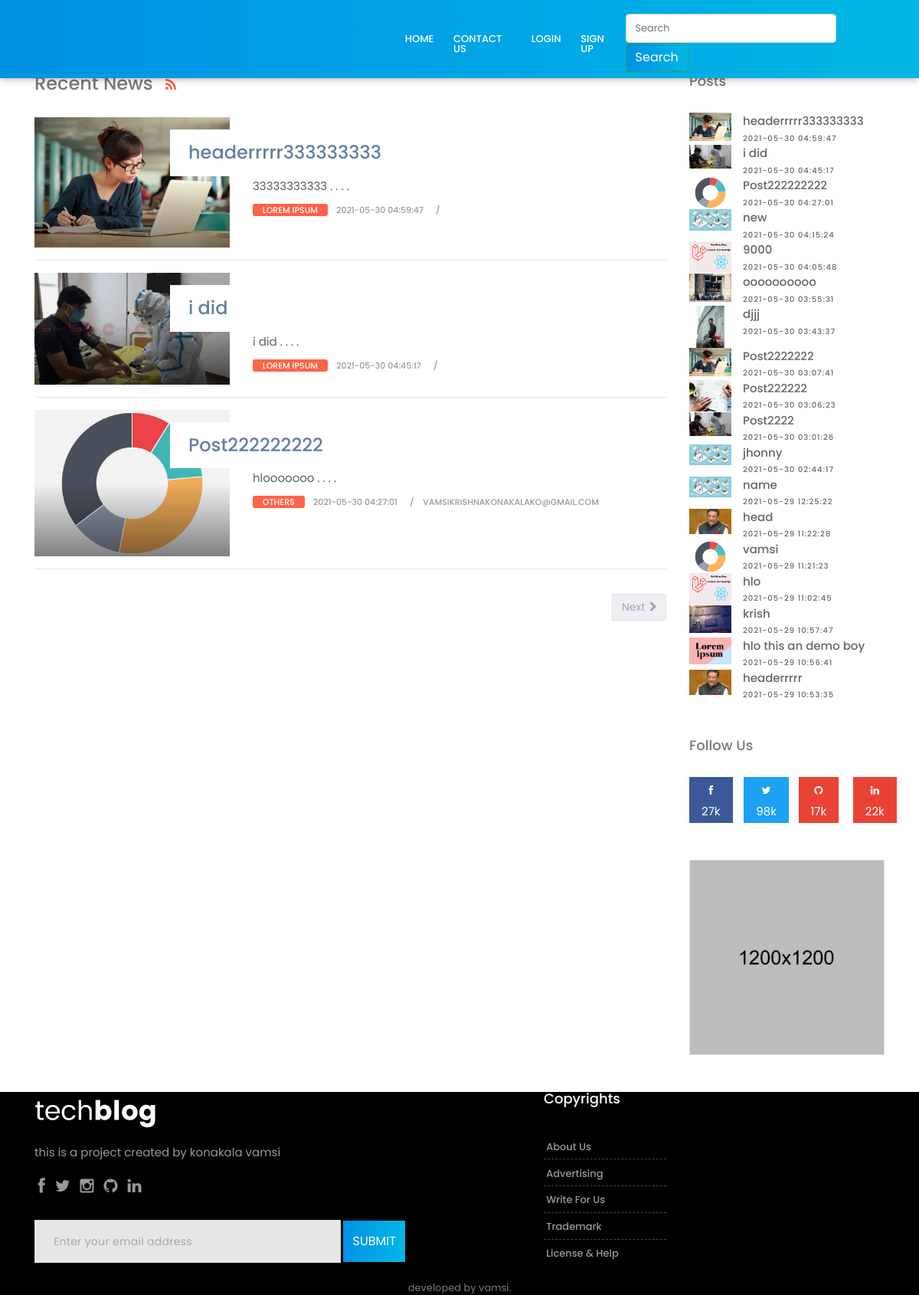
The page / on the database its author committed.
### tables this page shows
CREATE TABLE `blog` (
  `id` int(3) NOT NULL,
  `cat_id` int(3) NOT NULL,
  `title` varchar(255) NOT NULL,
  `content` text NOT NULL,
  `tag` text NOT NULL,
  `admin` varchar(100) NOT NULL,
  `status` tinyint(1) NOT NULL,
  `rate` tinyint(2) NOT NULL,
  `image` varchar(255) NOT NULL,
  `date` timestamp NOT NULL DEFAULT current_timestamp()
);

CREATE TABLE `categories` (
  `id` int(2) NOT NULL,
  `category_name` varchar(100) NOT NULL,
  `status` tinyint(2) NOT NULL,
  `create_time` timestamp NOT NULL DEFAULT current_timestamp(),
  `admin_name` varchar(70) NOT NULL
);

### app/classes/Database.php (called while the page is built, shortened)
<?php
class Database
{
    public static function db()
    {
        $link = mysqli_connect('localhost','root','','blog_oop');
        return $link;
    }
}

### app/classes/Site.php (called while the page is built, shortened)
<?php
class Site
{
    public  static  function display(){
        $sql = "SELECT * FROM `site`";
        $result = mysqli_query(Database::db(),$sql);
        if($result){
            return $result;
        }else{
            return false;
        }
    }
    public  static  function displaySocialLink(){
        $sql = "SELECT * FROM `social_links`";
        $result = mysqli_query(Database::db(),$sql);
        if($result){
            return $result;
        }else{
            return false;
        }
    }
}

### app/classes/post.php (called while the page is built, shortened)
<?php
class Post
{
    public  static  function showAllPost(){
        $sql = "SELECT blog.*, categories.category_name FROM blog INNER JOIN categories ON blog.cat_id = categories.id ORDER BY id DESC  ";
        $result = mysqli_query(Database::db(),$sql);
        if($result){
            return $result;
        }else{
            return false;
        }
    }
    public  static  function countActivePost(){
        $sql = "SELECT * FROM `blog` WHERE status = 1";
        $result = mysqli_query(Database::db(),$sql);
        if($result){
            $count = mysqli_num_rows($result);
            return $count;
        }else{
            return false;
        }
    }
    public  static  function pagination($sql){
        $result = mysqli_query(Database::db(),$sql);
        if($result){
            return $result;
        }else{
            return false;
        }
    }
}

### app/classes/Helper.php (called while the page is built, shortened)
<?php
class Helper
{
    public  static  function textShort($text,$limit = 400){
        $text = $text . " ";
        $text = substr($text,0,$limit);
        $text = $text . " . . . .";
        return $text;
    }
}

### index.php (the view, shortened to what this page needs)
<?php require_once 'header.php';
?>
    <div class="col-lg-9 col-md-12 col-sm-12 col-xs-12">
        <div class="page-wrapper">
            <div class="blog-top clearfix">
                <h4 class="pull-left">Recent News <a href="#"><i class="fa fa-rss"></i></a></h4>
            </div>
            <?php
            if(isset($_GET['catwisepost']) && isset($_GET['id'])){
                $id = $_GET['id'];
                $catWisepost = \App\classes\Post::categoryWisePost($id);
                if($catWisepost == false){
                    echo '<h1 class="text-center">Not Avilable  !!</h1>';
                }else{
                    while ($catWisepostRow = mysqli_fetch_assoc($catWisepost)) { ?>
                        <div class="blog-list clearfix">
                            <div class="blog-box row">
                                <div class="col-md-4">
                                    <div class="post-media">
                                        <a href="singlepage.php?id=<?= catWisepostRow['id'] ?>" title="">
                                            <img src="uploads/<?=$catWisepostRow['image'] ?>" alt="" class="img-fluid w-100">
                                            <div class="hovereffect"></div>
                                        </a>
                                    </div>
                                </div>
                                <div class="blog-meta big-meta col-md-8">
                                    <h4><a href="singlepage.php?id=<?= $catWisepostRow['id'] ?>" title=""><?= $catWisepostRow['title'] ?></a></h4>
                                    <p><?php
                                        $txt = $catWisepostRow['content'];
                                        echo   \App\classes\Helper::textShort("$txt",250);
                                        ?></p>
                                    <small class="firstsmall"><a class="bg-orange" href="singlepage.php?id=<?= $catWisepostRow['id'] ?>" title="Category"><?= $catWisepostRow['category_name'] ?></a></small>
                                    <small><a  title="Date and Time"><?= $catWisepostRow['date'] ?></a></small>
                                    <small><a  title="Author or Media"><?= $catWisepostRow['admin'] ?></a></small>
                                </div>
                            </div>
                        </div>
                        <hr>
                    <?php } }
            }
            else{
            ?>
            <?php
            $ob = new \App\classes\Site();
            $a = $ob->display();
            $siteData = mysqli_fetch_assoc($a);
            $skip = 0;
            $take = $siteData['postdisplay'];
            $page = 1;
            $totalPost = \App\classes\Post::countActivePost();
            $totalPage = ceil($totalPost/$take);
            $sql = "SELECT blog.*, categories.category_name FROM blog INNER JOIN categories ON blog.cat_id = categories.id ORDER BY id DESC LIMIT $skip,$take ";
            $post = \App\classes\Post::pagination($sql);
            while ($row = mysqli_fetch_assoc($post)){
                ?>
                <div class="blog-list clearfix">
                    <div class="blog-box row">
                        <div class="col-md-4">
                            <div class="post-media">
                                <a href="singlepage.php?id=<?= $row['id'] ?>" title="">
                                    <img src="uploads/<?= $row['image'] ?>" alt="" class="img-fluid w-100">
                                    <div class="hovereffect"></div>
                                </a>
                            </div>
                        </div>
                        <div class="blog-meta big-meta col-md-8">
                            <h4><a href="singlepage.php?id=<?= $row['id'] ?>" title=""><?= $row['title'] ?></a></h4>
                            <p><?php
                                $txt = $row['content'];
                                echo   \App\classes\Helper::textShort("$txt",250);
                                ?></p>
                            <small class="firstsmall"><a class="bg-orange" href="singlepage.php?id=<?= $row['id'] ?>" title="Category"><?= $row['category_name'] ?></a></small>
                            <small><a  title="Date and Time"><?= $row['date'] ?></a></small>
                            <small><a  title="Author or Media"><?= $row['admin'] ?></a></small>
                        </div>
                    </div>
                </div>
                <hr>
            <?php } ?>
        </div>
        <div class="row text-center">
            <div class="col-md-12">
                <nav aria-label="Page navigation">
                    <ul class="pagination justify-content-between">
                        <li class="page-item">
                        <li class="page-item">
                            <?php if($totalPage > $page) { ?>
                                <a href="index.php?page=<?=$page + 1;?>"class="page-link">Next <i class="fa
 fa-chevron-right" style="margin-left: 2px;"></i></a>
                            <?php } ?>
                        </li>
                    </ul>
                </nav>
            </div>
            <?php } ?>
        </div>
    </div>
<?php
require_once 'sidebar.php';
?>
<?php
require_once 'footer.php';
?>

### sidebar.php (shortened to what this page needs)
<div class="col-lg-3 col-md-12 col-sm-12 col-xs-12">
    <div class="sidebar">
        <div class="widget">
            <h2 class="widget-title">Posts</h2>
            <div class="blog-list-widget">
                <div class="list-group">
                    <?php
                    while ($row1 = mysqli_fetch_assoc($populer)){
                        ?>
                        <a href="singlepage.php?id=<?= $row1['id'] ?>" class="list-group-item list-group-item-action flex-column align-items-start">
                            <div class="w-100 last-item justify-content-between">
                                <img src="uploads/<?= $row1['image'] ?>" alt="" class="img-fluid float-left">
                                <h5 class="mb-1"><?= substr($row1['title'],0,40) ?></h5>
                                <small><?= $row1['date'] ?></small>
                            </div>
                        </a>
                    <?php } ?>
                </div>
            </div>
        </div>
        <?php
        $ob = Site::displaySocialLink();
        $data = mysqli_fetch_assoc($ob);
        ?>
        <div class="widget">
            <h2 class="widget-title">Follow Us</h2>
            <div class="row text-center">
                <div class="col-lg-3 col-md-3 col-sm-3 col-xs-6">
                    <a href="<?= $data['facebook']?>" class="social-button facebook-button">
                        <i class="fa fa-facebook"></i>
                        <p>27k</p>
                    </a>
                </div>
                <div class="col-lg-3 col-md-3 col-sm-3 col-xs-6">
                    <a href="<?= $data['twitter']?>" class="social-button twitter-button">
                        <i class="fa fa-twitter"></i>
                        <p>98k</p>
                    </a>
                </div>
                <div class="col-lg-3 col-md-3 col-sm-3 col-xs-6">
                    <a href="<?= $data['github']?>" class="social-button google-button">
                        <i class="fa fa-github"></i>
                        <p>17k</p>
                    </a>
                </div>
                <div class="col-lg-3 col-md-3 col-sm-3 col-xs-6">
                    <a href="<?= $data['linkedin']?>" class="social-button google-button">
                        <i class="fa fa-linkedin"></i>
                        <p>22k</p>
                    </a>
                </div>
            </div>
        </div>
        <div class="widget">
            <div class="banner-spot clearfix">
                <div class="banner-img">
                    <img src="upload/banner_03.jpg" alt="" class="img-fluid">
                </div>
            </div>
        </div>
    </div>
</div>

### assets/style.css (style rules this page uses)
body { font-size: 15px; line-height: 26px; background-color: #ffffff; }
h1, h2, h3, h4, h5, body, p, .topbar-section, .navbar-inverse .navbar-nav .nav-link, .header .dropdown-menu, .navbar-nav .nav-link { font-family: 'Roboto', serif; }
h1, h2, h3, h4, h5, h6 { font-weight: 700; line-height: 1.4; color: #111111; }
h2 { font-size: 27px; line-height: 38px; margin-bottom: 20px }
h4 { font-size: 19px; line-height: 29px; margin-bottom: 14px }
h5 { font-size: 17px; line-height: 25px; margin-bottom: 11px }
a { color: #111111; }
body, p { color: #5e5e5e; }
p { margin-bottom: 26px; font-size: 15px; line-height: 26px; }
a { text-decoration: none !important; }
.post-media img { width: 100%; }
.post-media img, .masonry-box img { -webkit-transition: all .3s ease-in-out; -moz-transition: all .3s ease-in-out; -ms-transition: all .3s ease-in-out; -o-transition: all .3s ease-in-out; transition: all .3s ease-in-out; -webkit-transform: scale(1); -moz-transform: scale(1); -ms-transform: scale(1); -o-transform: scale(1); transform: scale(1); }
.footer a, .footer p, .blog-list-widget small { color: rgba(0, 0, 0, 0.6) !important; }
.page-link { background-color: #edeff2 !important; border: 0 dashed #e2e2e2; border-radius: 0; color: #a3a5a8 !important; display: block; font-size: 14px; line-height: 1; margin-left: 6px; padding: 0.8rem 0.8rem; position: relative; text-transform: capitalize; }
.page-item:last-child .page-link { border-radius: 0; }
.banner-spot { background: #edeff2 url("images/ads-bg.png") no-repeat scroll center right / auto 100%; clear: both; display: block; height: auto; margin: 0 auto; padding: 15px; position: relative; }
.banner-img img { margin: auto; text-align: center; max-width: 768px; float: none; width: 100%; display: block; }
.blog-meta h4 { padding: 1rem 0 0.5rem; margin: 0; font-size: 21px; }
.blog-meta.big-meta h4 { padding: 1rem 0 0.6rem; margin: 0; font-size: 28px; }
.blog-meta.big-meta p { margin-bottom: 0.5rem; padding-bottom: 0; }
.blog-meta small { font-size: 11px; display: inline-block; margin-bottom: 0; padding-bottom: 0; color: #111111; font-weight: bold; text-transform: uppercase; margin-right: 0.5rem; }
.blog-meta small:after { content: "/"; padding-left: 1rem; }
.blog-meta small:last-child:after { content: "" }
.post-media { position: relative; overflow: hidden; }
.hovereffect { position: absolute; top: 0; opacity: 0; left: 0; right: 0; bottom: 0; background-color: rgba(0, 0, 0, 0.2); -webkit-transition: all .3s ease-in-out; -moz-transition: all .3s ease-in-out; -ms-transition: all .3s ease-in-out; -o-transition: all .3s ease-in-out; transition: all .3s ease-in-out; zoom: 1; filter: alpha(opacity=0); opacity: 0.5; background: -moz-linear-gradient(0deg, rgba(0, 0, 0, 1) 0%, rgba(0, 0, 0, 0.1) 50%); background: -webkit-linear-gradient(0deg, rgba(0, 0, 0, 1) 0%, rgba(0, 0, 0, 0.1) 50%); background: linear-gradient(0deg, rgba(0, 0, 0, 1) 0%, rgba(0, 0, 0, 0.1) 50%); filter: progid: DXImageTransform.Microsoft.gradient( startColorstr='#000000', endColorstr='#00000000', GradientType=1); }
.blog-list .blog-meta.big-meta h4 { margin-left: -20%; margin-top: 1rem; background-color: #ffffff; padding: 1rem 1.5rem 1rem; }
.sidebar .widget { position: relative; display: block; margin-bottom: 3rem; }
.sidebar .banner-spot { background-image: none; padding: 5px; }
.sidebar .blog-list-widget img { width: 55px; padding: 0; }
.sidebar .blog-list-widget .mb-1 { font-size: 15px; }
.sidebar a { color: rgba(0, 0, 0, 0.6); }
.sidebar .widget-title { display: block; font-size: 18px; margin: 0 0 2rem; padding: 0; line-height: 1; }
.blog-list-widget img { background: #fff none repeat scroll 0 0; margin-right: 15px; max-width: 80px; padding: 4px; }
.blog-list-widget .list-group-item { padding: 0; border: 0; margin: 0; background-color: transparent; }
.blog-list-widget .w-100 { margin-bottom: 1rem; display: block; }
.blog-list-widget .w-100.last-item { margin-bottom: 0; }
.blog-list-widget .mb-1 { font-size: 16px; font-weight: 500; line-height: 1.5; margin-bottom: 0rem !important; }
.blog-list-widget small { font-size: 10px; font-weight: 500; letter-spacing: 1px; text-transform: uppercase; }

### rows shown on the page
blog: image (picture), title "headerrrrr333333333", content "33333333333 . . . .", categories.category_name "LOREM IPSUM", date "2021-05-30 04:59:47"
blog: image (picture), title "i did", content "i did . . . .", categories.category_name "LOREM IPSUM", date "2021-05-30 04:45:17"
blog: image (picture), title "Post222222222", content "hlooooooo . . . .", categories.category_name "OTHERS", date "2021-05-30 04:27:01", admin "VAMSIKRISHNAKONAKALAKO@GMAIL.COM"
blog: image (picture), title "new", date "2021-05-30 04:15:24"
blog: image (picture), title "9000", date "2021-05-30 04:05:48"
blog: image (picture), title "oooooooooo", date "2021-05-30 03:55:31"
blog: image (picture), title "djjj", date "2021-05-30 03:43:37"
blog: image (picture), title "Post2222222", date "2021-05-30 03:07:41"
blog: image (picture), title "Post222222", date "2021-05-30 03:06:23"
blog: image (picture), title "Post2222", date "2021-05-30 03:01:26"
blog: image (picture), title "jhonny", date "2021-05-30 02:44:17"
blog: image (picture), title "name", date "2021-05-29 12:25:22"
blog: image (picture), title "head", date "2021-05-29 11:22:28"
blog: image (picture), title "vamsi", date "2021-05-29 11:21:23"
blog: image (picture), title "hlo", date "2021-05-29 11:02:45"
blog: image (picture), title "krish", date "2021-05-29 10:57:47"
blog: image (picture), title "hlo this an demo boy", date "2021-05-29 10:56:41"
blog: image (picture), title "headerrrrr", date "2021-05-29 10:53:35"
